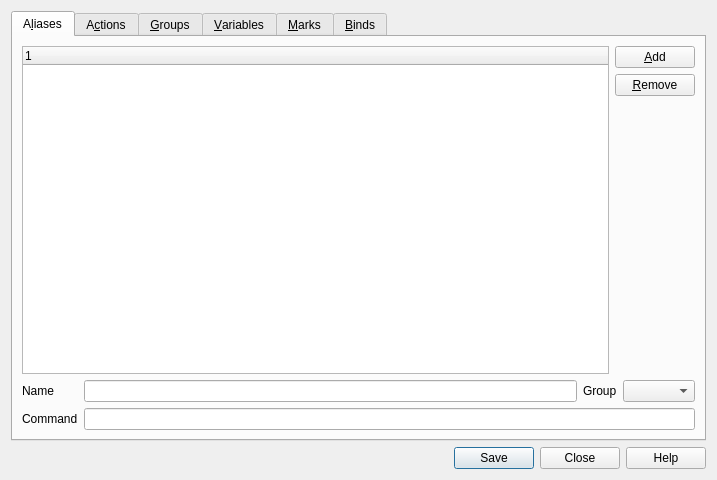
<ui version="4.0" >
 <class>ObjectEditor</class>
 <widget class="QWidget" name="ObjectEditor" >
  <property name="geometry" >
   <rect>
    <x>0</x>
    <y>0</y>
    <width>717</width>
    <height>480</height>
   </rect>
  </property>
  <property name="windowTitle" >
   <string>Object Editor</string>
  </property>
  <layout class="QGridLayout" >
   <item row="1" column="0" >
    <widget class="QDialogButtonBox" name="buttonBox" >
     <property name="standardButtons" >
      <set>QDialogButtonBox::Close|QDialogButtonBox::Help|QDialogButtonBox::Save</set>
     </property>
    </widget>
   </item>
   <item row="0" column="0" >
    <widget class="QTabWidget" name="tabWidget" >
     <property name="sizePolicy" >
      <sizepolicy vsizetype="Expanding" hsizetype="Expanding" >
       <horstretch>0</horstretch>
       <verstretch>0</verstretch>
      </sizepolicy>
     </property>
     <property name="tabPosition" >
      <enum>QTabWidget::North</enum>
     </property>
     <property name="tabShape" >
      <enum>QTabWidget::Rounded</enum>
     </property>
     <property name="currentIndex" >
      <number>0</number>
     </property>
     <widget class="QWidget" name="alias" >
      <property name="geometry" >
       <rect>
        <x>0</x>
        <y>0</y>
        <width>695</width>
        <height>396</height>
       </rect>
      </property>
      <attribute name="title" >
       <string>A&amp;liases</string>
      </attribute>
      <layout class="QGridLayout" >
       <item row="0" column="0" >
        <widget class="QTreeWidget" name="aliasTable" >
         <column>
          <property name="text" >
           <string>1</string>
          </property>
         </column>
        </widget>
       </item>
       <item row="0" column="1" >
        <layout class="QVBoxLayout" >
         <item>
          <widget class="QPushButton" name="aliasAdd" >
           <property name="text" >
            <string>&amp;Add</string>
           </property>
          </widget>
         </item>
         <item>
          <widget class="QPushButton" name="aliasRemove" >
           <property name="text" >
            <string>&amp;Remove</string>
           </property>
          </widget>
         </item>
         <item>
          <spacer>
           <property name="orientation" >
            <enum>Qt::Vertical</enum>
           </property>
           <property name="sizeHint" stdset="0" >
            <size>
             <width>20</width>
             <height>40</height>
            </size>
           </property>
          </spacer>
         </item>
        </layout>
       </item>
       <item row="1" column="0" colspan="2" >
        <layout class="QGridLayout" >
         <item row="0" column="0" >
          <widget class="QLabel" name="label_9" >
           <property name="sizePolicy" >
            <sizepolicy vsizetype="Preferred" hsizetype="Minimum" >
             <horstretch>0</horstretch>
             <verstretch>0</verstretch>
            </sizepolicy>
           </property>
           <property name="text" >
            <string>Name</string>
           </property>
          </widget>
         </item>
         <item row="0" column="1" >
          <widget class="QLineEdit" name="aliasName" />
         </item>
         <item row="0" column="2" >
          <widget class="QLabel" name="aliasGroupLabel" >
           <property name="text" >
            <string>Group</string>
           </property>
          </widget>
         </item>
         <item row="1" column="0" >
          <widget class="QLabel" name="label_12" >
           <property name="sizePolicy" >
            <sizepolicy vsizetype="Preferred" hsizetype="Minimum" >
             <horstretch>0</horstretch>
             <verstretch>0</verstretch>
            </sizepolicy>
           </property>
           <property name="text" >
            <string>Command</string>
           </property>
          </widget>
         </item>
         <item row="1" column="1" colspan="3" >
          <widget class="QLineEdit" name="aliasCommand" >
           <property name="sizePolicy" >
            <sizepolicy vsizetype="Fixed" hsizetype="Expanding" >
             <horstretch>0</horstretch>
             <verstretch>0</verstretch>
            </sizepolicy>
           </property>
          </widget>
         </item>
         <item row="0" column="3" >
          <widget class="QComboBox" name="aliasGroup" />
         </item>
        </layout>
       </item>
      </layout>
     </widget>
     <widget class="QWidget" name="action" >
      <property name="geometry" >
       <rect>
        <x>0</x>
        <y>0</y>
        <width>695</width>
        <height>396</height>
       </rect>
      </property>
      <attribute name="title" >
       <string>A&amp;ctions</string>
      </attribute>
      <layout class="QGridLayout" >
       <item row="0" column="0" >
        <widget class="QTreeWidget" name="actionTable" >
         <column>
          <property name="text" >
           <string>1</string>
          </property>
         </column>
        </widget>
       </item>
       <item row="0" column="1" >
        <layout class="QVBoxLayout" >
         <item>
          <widget class="QPushButton" name="actionAdd" >
           <property name="text" >
            <string>&amp;Add</string>
           </property>
          </widget>
         </item>
         <item>
          <widget class="QPushButton" name="actionRemove" >
           <property name="text" >
            <string>&amp;Remove</string>
           </property>
          </widget>
         </item>
         <item>
          <spacer>
           <property name="orientation" >
            <enum>Qt::Vertical</enum>
           </property>
           <property name="sizeHint" stdset="0" >
            <size>
             <width>20</width>
             <height>40</height>
            </size>
           </property>
          </spacer>
         </item>
        </layout>
       </item>
       <item row="1" column="0" colspan="2" >
        <layout class="QGridLayout" >
         <item row="0" column="0" >
          <widget class="QLabel" name="label_7" >
           <property name="text" >
            <string>Label</string>
           </property>
          </widget>
         </item>
         <item row="0" column="1" >
          <widget class="QLineEdit" name="actionLabel" />
         </item>
         <item row="0" column="3" >
          <widget class="QLabel" name="actionTypeLabel" >
           <property name="text" >
            <string>Type</string>
           </property>
          </widget>
         </item>
         <item row="0" column="4" >
          <widget class="QComboBox" name="actionType" />
         </item>
         <item row="0" column="5" >
          <widget class="QLabel" name="actionGroupLabel" >
           <property name="text" >
            <string>Group</string>
           </property>
          </widget>
         </item>
         <item row="0" column="6" >
          <widget class="QComboBox" name="actionGroup" />
         </item>
         <item row="1" column="0" >
          <widget class="QLabel" name="label" >
           <property name="sizePolicy" >
            <sizepolicy vsizetype="Preferred" hsizetype="Minimum" >
             <horstretch>0</horstretch>
             <verstretch>0</verstretch>
            </sizepolicy>
           </property>
           <property name="text" >
            <string>Pattern</string>
           </property>
          </widget>
         </item>
         <item row="1" column="1" colspan="6" >
          <widget class="QLineEdit" name="actionPattern" />
         </item>
         <item row="2" column="0" >
          <widget class="QLabel" name="label_2" >
           <property name="sizePolicy" >
            <sizepolicy vsizetype="Preferred" hsizetype="Minimum" >
             <horstretch>0</horstretch>
             <verstretch>0</verstretch>
            </sizepolicy>
           </property>
           <property name="text" >
            <string>Command</string>
           </property>
          </widget>
         </item>
         <item row="2" column="1" colspan="6" >
          <widget class="QLineEdit" name="actionCommand" >
           <property name="sizePolicy" >
            <sizepolicy vsizetype="Fixed" hsizetype="Expanding" >
             <horstretch>0</horstretch>
             <verstretch>0</verstretch>
            </sizepolicy>
           </property>
          </widget>
         </item>
         <item row="0" column="2" >
          <widget class="QCheckBox" name="actionCheckBox" >
           <property name="text" >
            <string>Enabled</string>
           </property>
          </widget>
         </item>
        </layout>
       </item>
      </layout>
     </widget>
     <widget class="QWidget" name="group" >
      <property name="geometry" >
       <rect>
        <x>0</x>
        <y>0</y>
        <width>695</width>
        <height>396</height>
       </rect>
      </property>
      <attribute name="title" >
       <string>&amp;Groups</string>
      </attribute>
      <layout class="QGridLayout" >
       <item row="0" column="0" >
        <widget class="QTreeWidget" name="groupTable" >
         <column>
          <property name="text" >
           <string>1</string>
          </property>
         </column>
        </widget>
       </item>
       <item row="0" column="1" >
        <layout class="QVBoxLayout" >
         <item>
          <widget class="QPushButton" name="groupAdd" >
           <property name="text" >
            <string>&amp;Add</string>
           </property>
          </widget>
         </item>
         <item>
          <widget class="QPushButton" name="groupRemove" >
           <property name="text" >
            <string>&amp;Remove</string>
           </property>
          </widget>
         </item>
         <item>
          <spacer>
           <property name="orientation" >
            <enum>Qt::Vertical</enum>
           </property>
           <property name="sizeHint" stdset="0" >
            <size>
             <width>20</width>
             <height>40</height>
            </size>
           </property>
          </spacer>
         </item>
        </layout>
       </item>
       <item row="1" column="0" colspan="2" >
        <layout class="QHBoxLayout" >
         <item>
          <widget class="QLabel" name="label_18" >
           <property name="sizePolicy" >
            <sizepolicy vsizetype="Preferred" hsizetype="Minimum" >
             <horstretch>0</horstretch>
             <verstretch>0</verstretch>
            </sizepolicy>
           </property>
           <property name="text" >
            <string>Name</string>
           </property>
          </widget>
         </item>
         <item>
          <widget class="QLineEdit" name="groupName" />
         </item>
         <item>
          <widget class="QCheckBox" name="groupCheckBox" >
           <property name="text" >
            <string>Enabled</string>
           </property>
          </widget>
         </item>
         <item>
          <spacer>
           <property name="orientation" >
            <enum>Qt::Horizontal</enum>
           </property>
           <property name="sizeHint" stdset="0" >
            <size>
             <width>261</width>
             <height>20</height>
            </size>
           </property>
          </spacer>
         </item>
        </layout>
       </item>
      </layout>
     </widget>
     <widget class="QWidget" name="var" >
      <property name="geometry" >
       <rect>
        <x>0</x>
        <y>0</y>
        <width>695</width>
        <height>396</height>
       </rect>
      </property>
      <attribute name="title" >
       <string>&amp;Variables</string>
      </attribute>
      <layout class="QGridLayout" >
       <item row="0" column="1" >
        <layout class="QVBoxLayout" >
         <item>
          <widget class="QPushButton" name="varAdd" >
           <property name="text" >
            <string>&amp;Add</string>
           </property>
          </widget>
         </item>
         <item>
          <widget class="QPushButton" name="varRemove" >
           <property name="text" >
            <string>&amp;Remove</string>
           </property>
          </widget>
         </item>
         <item>
          <spacer>
           <property name="orientation" >
            <enum>Qt::Vertical</enum>
           </property>
           <property name="sizeHint" stdset="0" >
            <size>
             <width>20</width>
             <height>40</height>
            </size>
           </property>
          </spacer>
         </item>
        </layout>
       </item>
       <item row="1" column="0" colspan="2" >
        <layout class="QGridLayout" >
         <item row="0" column="0" >
          <widget class="QLabel" name="label_17" >
           <property name="sizePolicy" >
            <sizepolicy vsizetype="Preferred" hsizetype="Minimum" >
             <horstretch>0</horstretch>
             <verstretch>0</verstretch>
            </sizepolicy>
           </property>
           <property name="text" >
            <string>Name</string>
           </property>
          </widget>
         </item>
         <item row="0" column="1" >
          <widget class="QLineEdit" name="varName" />
         </item>
         <item row="0" column="2" >
          <widget class="QLabel" name="varTypeLabel" >
           <property name="text" >
            <string>Type</string>
           </property>
          </widget>
         </item>
         <item row="0" column="3" >
          <widget class="QComboBox" name="varType" />
         </item>
         <item row="1" column="0" >
          <widget class="QLabel" name="label_20" >
           <property name="sizePolicy" >
            <sizepolicy vsizetype="Preferred" hsizetype="Minimum" >
             <horstretch>0</horstretch>
             <verstretch>0</verstretch>
            </sizepolicy>
           </property>
           <property name="text" >
            <string>Value</string>
           </property>
          </widget>
         </item>
         <item row="1" column="1" colspan="4" >
          <widget class="QLineEdit" name="varValue" >
           <property name="sizePolicy" >
            <sizepolicy vsizetype="Fixed" hsizetype="Expanding" >
             <horstretch>0</horstretch>
             <verstretch>0</verstretch>
            </sizepolicy>
           </property>
          </widget>
         </item>
         <item row="0" column="4" >
          <spacer>
           <property name="orientation" >
            <enum>Qt::Horizontal</enum>
           </property>
           <property name="sizeHint" stdset="0" >
            <size>
             <width>40</width>
             <height>20</height>
            </size>
           </property>
          </spacer>
         </item>
        </layout>
       </item>
       <item row="0" column="0" >
        <widget class="QTreeWidget" name="varTable" >
         <column>
          <property name="text" >
           <string>1</string>
          </property>
         </column>
        </widget>
       </item>
      </layout>
     </widget>
     <widget class="QWidget" name="mark" >
      <property name="geometry" >
       <rect>
        <x>0</x>
        <y>0</y>
        <width>695</width>
        <height>396</height>
       </rect>
      </property>
      <attribute name="title" >
       <string>&amp;Marks</string>
      </attribute>
      <layout class="QGridLayout" >
       <item row="0" column="0" >
        <widget class="QTreeWidget" name="markTable" >
         <column>
          <property name="text" >
           <string>1</string>
          </property>
         </column>
        </widget>
       </item>
       <item row="0" column="1" >
        <layout class="QVBoxLayout" >
         <item>
          <widget class="QPushButton" name="markAdd" >
           <property name="text" >
            <string>&amp;Add</string>
           </property>
          </widget>
         </item>
         <item>
          <widget class="QPushButton" name="markRemove" >
           <property name="text" >
            <string>&amp;Remove</string>
           </property>
          </widget>
         </item>
         <item>
          <spacer>
           <property name="orientation" >
            <enum>Qt::Vertical</enum>
           </property>
           <property name="sizeHint" stdset="0" >
            <size>
             <width>20</width>
             <height>40</height>
            </size>
           </property>
          </spacer>
         </item>
        </layout>
       </item>
       <item row="1" column="0" colspan="2" >
        <layout class="QGridLayout" >
         <item row="0" column="0" >
          <widget class="QLabel" name="label_21" >
           <property name="sizePolicy" >
            <sizepolicy vsizetype="Preferred" hsizetype="Minimum" >
             <horstretch>0</horstretch>
             <verstretch>0</verstretch>
            </sizepolicy>
           </property>
           <property name="text" >
            <string>Pattern</string>
           </property>
          </widget>
         </item>
         <item row="0" column="1" colspan="7" >
          <widget class="QLineEdit" name="markPattern" />
         </item>
         <item row="1" column="0" >
          <widget class="QCheckBox" name="markBold" >
           <property name="text" >
            <string>Bold</string>
           </property>
          </widget>
         </item>
         <item row="1" column="1" >
          <widget class="QCheckBox" name="markBlink" >
           <property name="text" >
            <string>Blink</string>
           </property>
          </widget>
         </item>
         <item row="1" column="2" >
          <widget class="QCheckBox" name="markUnderline" >
           <property name="text" >
            <string>Underline</string>
           </property>
          </widget>
         </item>
         <item row="1" column="3" >
          <widget class="QCheckBox" name="markInverse" >
           <property name="text" >
            <string>Inverse</string>
           </property>
          </widget>
         </item>
         <item row="1" column="4" >
          <widget class="QLabel" name="label_24" >
           <property name="sizePolicy" >
            <sizepolicy vsizetype="Preferred" hsizetype="Minimum" >
             <horstretch>0</horstretch>
             <verstretch>0</verstretch>
            </sizepolicy>
           </property>
           <property name="text" >
            <string>Foreground Color</string>
           </property>
          </widget>
         </item>
         <item row="1" column="5" >
          <widget class="QComboBox" name="markForegroundColor" />
         </item>
         <item row="1" column="6" >
          <widget class="QLabel" name="label_3" >
           <property name="text" >
            <string>Background Color</string>
           </property>
          </widget>
         </item>
         <item row="1" column="7" >
          <widget class="QComboBox" name="markBackgroundColor" />
         </item>
        </layout>
       </item>
      </layout>
     </widget>
     <widget class="QWidget" name="bind" >
      <property name="geometry" >
       <rect>
        <x>0</x>
        <y>0</y>
        <width>695</width>
        <height>396</height>
       </rect>
      </property>
      <attribute name="title" >
       <string>&amp;Binds</string>
      </attribute>
      <layout class="QGridLayout" >
       <item row="0" column="1" >
        <layout class="QVBoxLayout" >
         <item>
          <widget class="QPushButton" name="bindAdd" >
           <property name="text" >
            <string>&amp;Add</string>
           </property>
          </widget>
         </item>
         <item>
          <widget class="QPushButton" name="bindRemove" >
           <property name="text" >
            <string>&amp;Remove</string>
           </property>
          </widget>
         </item>
         <item>
          <spacer>
           <property name="orientation" >
            <enum>Qt::Vertical</enum>
           </property>
           <property name="sizeHint" stdset="0" >
            <size>
             <width>20</width>
             <height>40</height>
            </size>
           </property>
          </spacer>
         </item>
        </layout>
       </item>
       <item row="1" column="0" colspan="2" >
        <layout class="QGridLayout" >
         <item row="0" column="0" >
          <widget class="QLabel" name="label_6" >
           <property name="text" >
            <string>Name</string>
           </property>
          </widget>
         </item>
         <item row="0" column="4" >
          <spacer>
           <property name="orientation" >
            <enum>Qt::Horizontal</enum>
           </property>
           <property name="sizeHint" stdset="0" >
            <size>
             <width>481</width>
             <height>20</height>
            </size>
           </property>
          </spacer>
         </item>
         <item row="1" column="0" >
          <widget class="QLabel" name="label_32" >
           <property name="sizePolicy" >
            <sizepolicy vsizetype="Preferred" hsizetype="Minimum" >
             <horstretch>0</horstretch>
             <verstretch>0</verstretch>
            </sizepolicy>
           </property>
           <property name="text" >
            <string>Command</string>
           </property>
          </widget>
         </item>
         <item row="1" column="1" colspan="4" >
          <widget class="QLineEdit" name="bindCommand" >
           <property name="sizePolicy" >
            <sizepolicy vsizetype="Fixed" hsizetype="Expanding" >
             <horstretch>0</horstretch>
             <verstretch>0</verstretch>
            </sizepolicy>
           </property>
          </widget>
         </item>
         <item row="0" column="1" >
          <widget class="QLineEdit" name="bindName" />
         </item>
         <item row="0" column="3" >
          <widget class="QToolButton" name="bindDetect" >
           <property name="text" >
            <string>Detect Key</string>
           </property>
          </widget>
         </item>
         <item row="0" column="2" >
          <widget class="QLabel" name="label_4" >
           <property name="text" >
            <string>Key</string>
           </property>
          </widget>
         </item>
        </layout>
       </item>
       <item row="0" column="0" >
        <widget class="QTreeWidget" name="bindTable" >
         <column>
          <property name="text" >
           <string>1</string>
          </property>
         </column>
        </widget>
       </item>
      </layout>
     </widget>
    </widget>
   </item>
  </layout>
 </widget>
 <resources>
  <include location="../resources/application.qrc" />
 </resources>
 <connections/>
</ui>
